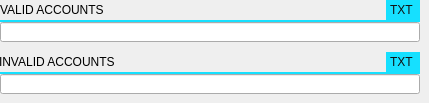
       <widget class="QWidget" name="n2">
        <attribute name="title">
         <string>  2  </string>
        </attribute>
        <widget class="QWidget" name="paths_validAccountsTxt" native="true">
         <property name="geometry">
          <rect>
           <x>0</x>
           <y>0</y>
           <width>420</width>
           <height>42</height>
          </rect>
         </property>
         <widget class="QLineEdit" name="paths_validAccountsTxt_lineEdit">
          <property name="geometry">
           <rect>
            <x>0</x>
            <y>22</y>
            <width>420</width>
            <height>20</height>
           </rect>
          </property>
         </widget>
         <widget class="QLabel" name="paths_validAccountsTxt_title">
          <property name="geometry">
           <rect>
            <x>0</x>
            <y>1</y>
            <width>112</width>
            <height>18</height>
           </rect>
          </property>
          <property name="styleSheet">
           <string notr="true"/>
          </property>
          <property name="text">
           <string>VALID ACCOUNTS</string>
          </property>
         </widget>
         <widget class="QLabel" name="paths_validAccountsTxt_devider">
          <property name="geometry">
           <rect>
            <x>0</x>
            <y>20</y>
            <width>420</width>
            <height>2</height>
           </rect>
          </property>
          <property name="styleSheet">
           <string notr="true">background-color: #16e0ff;</string>
          </property>
          <property name="text">
           <string/>
          </property>
         </widget>
         <widget class="QLabel" name="paths_validAccountsTxt_ext">
          <property name="geometry">
           <rect>
            <x>386</x>
            <y>0</y>
            <width>34</width>
            <height>20</height>
           </rect>
          </property>
          <property name="styleSheet">
           <string notr="true">background-color: #16e0ff;
color: #111111;
padding: 1px;
</string>
          </property>
          <property name="text">
           <string>TXT</string>
          </property>
         </widget>
        </widget>
        <widget class="QWidget" name="paths_invalidAccountsTxt" native="true">
         <property name="geometry">
          <rect>
           <x>0</x>
           <y>52</y>
           <width>420</width>
           <height>42</height>
          </rect>
         </property>
         <widget class="QLineEdit" name="paths_invalidAccountsTxt_lineEdit">
          <property name="geometry">
           <rect>
            <x>0</x>
            <y>22</y>
            <width>420</width>
            <height>20</height>
           </rect>
          </property>
         </widget>
         <widget class="QLabel" name="paths_invalidAccountsTxt_title">
          <property name="geometry">
           <rect>
            <x>-1</x>
            <y>1</y>
            <width>128</width>
            <height>18</height>
           </rect>
          </property>
          <property name="styleSheet">
           <string notr="true"/>
          </property>
          <property name="text">
           <string>INVALID ACCOUNTS</string>
          </property>
         </widget>
         <widget class="QLabel" name="paths_invalidAccountsTxt_devider">
          <property name="geometry">
           <rect>
            <x>0</x>
            <y>20</y>
            <width>420</width>
            <height>2</height>
           </rect>
          </property>
          <property name="styleSheet">
           <string notr="true">background-color: #16e0ff;</string>
          </property>
          <property name="text">
           <string/>
          </property>
         </widget>
         <widget class="QLabel" name="paths_invalidAccountsTxt_ext">
          <property name="geometry">
           <rect>
            <x>386</x>
            <y>0</y>
            <width>34</width>
            <height>20</height>
           </rect>
          </property>
          <property name="styleSheet">
           <string notr="true">background-color: #16e0ff;
color: #111111;
padding: 1px;
</string>
          </property>
          <property name="text">
           <string>TXT</string>
          </property>
         </widget>
        </widget>
       </widget>
